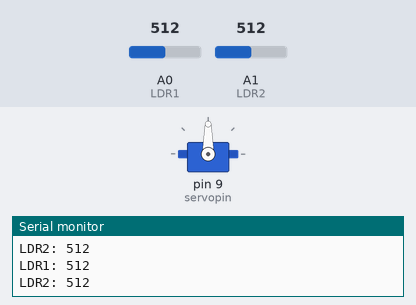
Recording of a sketch running on a simulated Arduino Uno, built with avr-gcc and run on an emulated ATmega328P. On the bench: servo, the last lines printed to the serial monitor. The inputs (shaded band) are chosen by the test bench; at power-on: A0 (LDR1) = 512, A1 (LDR2) = 512.

Above: at 3.2 s.
3.3 s: A0 (LDR1) set to 537
4.8 s: A0 (LDR1) set to 561
At 5.81 s:
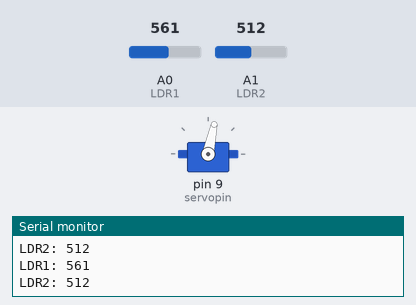
7.8 s: A0 (LDR1) set to 511
At 8.6 s:
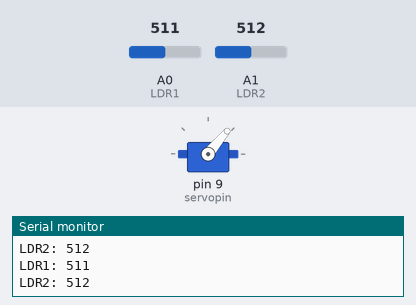
9.4 s: A1 (LDR2) set to 478
10.9 s: A1 (LDR2) set to 455
At 12.04 s:
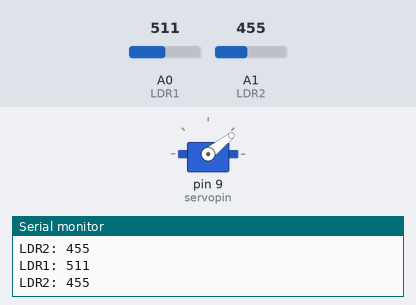
13.9 s: A1 (LDR2) set to 542
At 14.7 s:
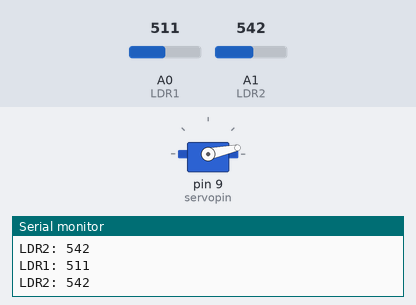
15.4 s: A1 (LDR2) set to 561
At 22.63 s:
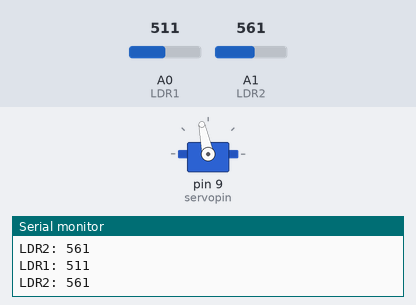
Timing chart, 0 to 24.0 s (numbered marks = the images above; inputs shaded):
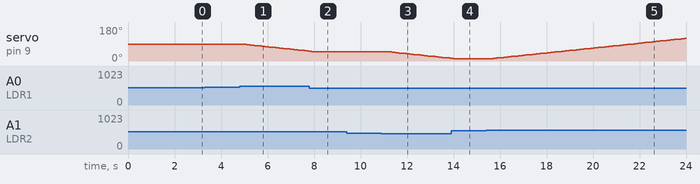

Measured:
- the behaviour switches between 552 and 553 on A0 (LDR1) (found by bisection; images 0 and 1)
- the behaviour switches between 471 and 470 on A1 (LDR2) (found by bisection; images 2 and 3)
- the behaviour switches between 551 and 552 on A1 (LDR2) (found by bisection; images 4 and 5)
- after the input at 4.8 s, servo on pin 9 (servopin): moves from 90° to 52° over 2.8 s, starting after 0.15 s
- after the input at 7.8 s, servo on pin 9 (servopin): goes on until 7.9 s, then stays 50°
- after the input at 10.9 s, servo on pin 9 (servopin): moves from 50° to 14° over 2.6 s, starting after 0.28 s
- after the input at 13.9 s, servo on pin 9 (servopin): goes on until 14.0 s, then stays 12°
- after the input at 15.4 s, servo on pin 9 (servopin): moves from 12° to 120° over 8.3 s, starting after 0.30 s

The sketch:

arduino.ino
```cpp
#include <Servo.h>

Servo sg90;
int initial_position = 90;
int LDR1 = A0;
int LDR2 = A1;
int error = 40;          // Menos sensível (quanto maior, menos reage a pequenas diferenças)
int servopin = 9;

void setup()
{
  Serial.begin(9600);
  sg90.attach(servopin);
  pinMode(LDR1, INPUT);
  pinMode(LDR2, INPUT);
  sg90.write(initial_position);
  delay(2000);
}

void loop()
{
  int R1 = analogRead(LDR1);
  int R2 = analogRead(LDR2);

  Serial.print("LDR1: ");
  Serial.println(R1);
  Serial.print("LDR2: ");
  Serial.println(R2);
  delay(150);

  int diff = abs(R1 - R2);

  // Só entramos no bloco de movimento se a diferença for MAIOR que o erro permitido
  if (diff > error) {
    // Se R1 tem mais luz que R2, movemos para um lado
    if (R1 > R2) {
      initial_position = initial_position - 2;
    }
    // Caso contrário (R2 tem mais luz), movemos para o outro
    else {
      initial_position = initial_position + 2;
    }
  }

  // O constrain continua fora do IF para garantir segurança total
  initial_position = constrain(initial_position, 0, 180);

  // Limitar faixa do servo (0° a 180°)
  initial_position = constrain(initial_position, 0, 180);

  sg90.write(initial_position);
  delay(5);  // servo mais rápido
}
```
